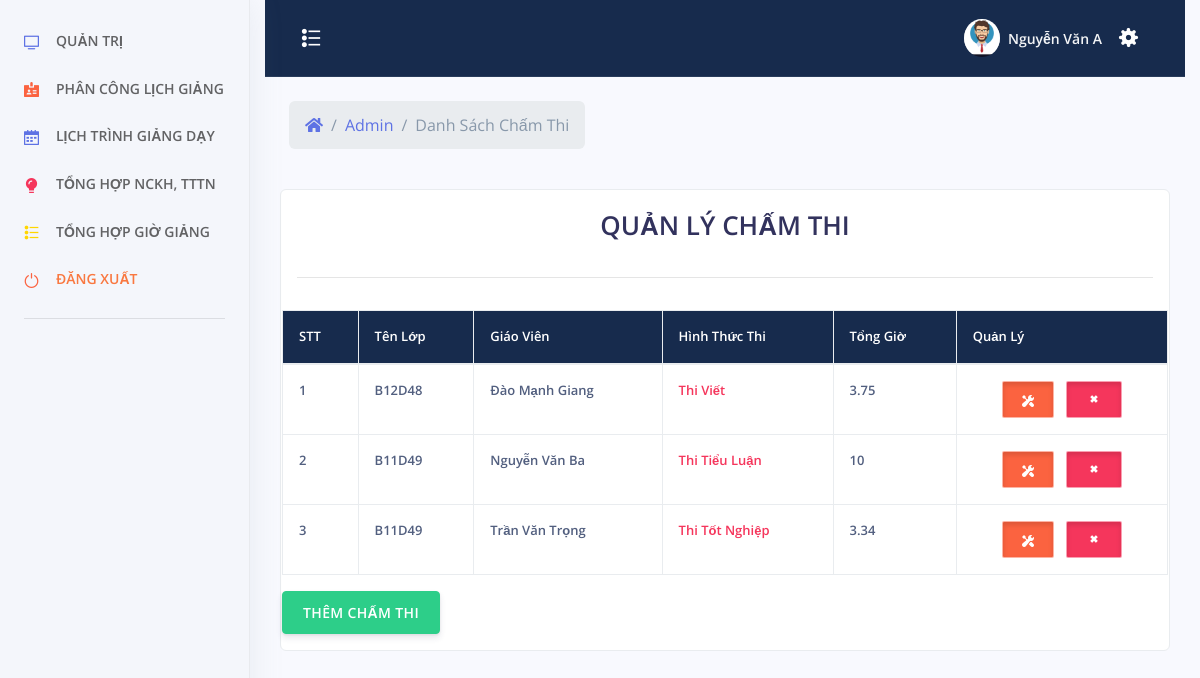
Screenshot of /admin/index.php?menu=chamthi (signed in) with the database file from the repository.
### tables this page shows
CREATE TABLE `cham_thi` (
  `id_chamthi` int(11) NOT NULL,
  `id_lop` int(11) NOT NULL,
  `hinh_thuc_cham` int(11) NOT NULL,
  `thi_viet` int(11) NOT NULL,
  `thi_tieu_luan` int(11) NOT NULL,
  `thi_van_dap` int(11) NOT NULL,
  `thi_tot_nghiep` int(11) NOT NULL,
  `id_giaovien` int(11) NOT NULL
);

CREATE TABLE `lop_hoc` (
  `id_lop` int(11) NOT NULL,
  `ten_lop` varchar(50) NOT NULL,
  `chuyen_nganh` varchar(50) NOT NULL,
  `thoi_gian` int(11) NOT NULL,
  `thoi_khoa_bieu` longtext NOT NULL,
  `quy_mo` varchar(50) NOT NULL,
  `si_so` int(11) NOT NULL,
  `id_gvphutrach` int(11) NOT NULL,
  `id_gvthamgia` int(11) NOT NULL,
  `thoigian_gv_phutrach` int(11) NOT NULL,
  `thoigian_gv_thamgia` int(11) NOT NULL,
  `thoigian_chitiet_gvphutrach` int(11) NOT NULL,
  `thoigian_chitiet_gvthamgia` int(11) NOT NULL,
  `he` varchar(50) NOT NULL,
  `so_gio_ly_thuyet` int(11) NOT NULL,
  `so_gio_ly_thuyet_gvphutrach` int(11) NOT NULL,
  `so_gio_ly_thuyet_gvthamgia` int(11) NOT NULL,
  `xemina` int(11) NOT NULL,
  `xemina_gvphutrach` int(11) NOT NULL,
  `xemina_gvthamgia` int(11) NOT NULL,
  `thaoluan` int(11) NOT NULL,
  `thaoluan_gvphutrach` int(11) NOT NULL,
  `thaoluan_gvthamgia` int(11) NOT NULL,
  `hinh_thuc_thi` varchar(50) NOT NULL,
  `tong_gio_gvphutrach` int(11) NOT NULL,
  `tong_gio_gvthamgia` int(11) NOT NULL,
  `ghi-chu` varchar(500) NOT NULL
);

CREATE TABLE `tai_khoan` (
  `id_tai_khoan` int(11) NOT NULL,
  `ten_tai_khoan` varchar(30) NOT NULL,
  `mat_khau` varchar(100) NOT NULL,
  `nhom_tai_khoan` tinyint(2) NOT NULL,
  `ten_sinh_vien` varchar(100) NOT NULL,
  `sdt` varchar(20) NOT NULL,
  `ngay_sinh` varchar(50) NOT NULL,
  `ngay_tao` datetime NOT NULL
);

### admin/chamthi.php (the view, shortened to what this page needs)
<?php
	include_once('../config/config.php');
	include_once('../header.php');
 ?>
 <?php
		if($_SESSION["taikhoan"] == NULL){ ?>
			<script>
				window.location.href="../tai-khoan/dang-nhap.php";
			</script>
		<?php }else {?>
			<div class="row align-items-center py-4">
            <div class="col-lg-6 col-7">
              <nav aria-label="breadcrumb" class="d-none d-md-inline-block ml-md-4">
                <ol class="breadcrumb breadcrumb-links breadcrumb-dark">
                  <li class="breadcrumb-item"><a href="#"><i class="fas fa-home"></i></a></li>
                  <li class="breadcrumb-item"><a href="index.php">Admin</a></li>
                  <li class="breadcrumb-item active" aria-current="page">Danh Sách Chấm Thi</li>
                </ol>
              </nav>
            </div>
          </div>
    <div style="color:#FFF" class="col-xs-12 col-sm-12 col-md-12 col-lg-12 adminhihi">
		<div class="list-group-item">
		<?php
			$sql = "SELECT * FROM `cham_thi`";
			$qr = mysqli_query($conn, $sql);
		 ?>
			<div class="caption">
			<h1 style="text-align: center">QUẢN LÝ CHẤM THI</h1>
			</div>
			<hr>
			<div class="row">
				<table class="table table-bordered">
					<tr class="chimuc">
						<th>STT</th>
						<th>Tên Lớp</th>
						<th>Giáo Viên</th>
						<th>Hình Thức Thi</th>
						<th>Tổng Giờ</th>
						<th>Quản Lý</th>
					</tr>
					<tbody>
						<?php $stt =1; ?>
					<?php while($row = mysqli_fetch_assoc($qr)){ ?>
						<tr>
							<td><?php echo $stt; $stt += 1; ?></td>
							<td>
							<?php
							$idlop = $row["id_lop"];
							$sqllop = "SELECT `ten_lop` FROM `lop_hoc` WHERE `id_lop` = '$idlop'";
							$qrlop = mysqli_query($conn, $sqllop);
							$rowlop = mysqli_fetch_assoc($qrlop);
							echo $rowlop["ten_lop"];
							?>
							<td><?php
								$idgv = $row["id_giaovien"];
								$sqlgv = "SELECT `ten_sinh_vien` FROM `tai_khoan` WHERE `id_tai_khoan` = '$idgv'";
								$qrgv = mysqli_query($conn, $sqlgv);
								$rowgv = mysqli_fetch_assoc($qrgv);
								echo $rowgv["ten_sinh_vien"];
							?>
							</td>
							<td style="color: #f5365c;">
                                <?php
                                if($row["hinh_thuc_cham"] == 1) {
                                  echo "Thi Viết";
                                }
                                else if($row["hinh_thuc_cham"] == 2)
                                {
                                  echo "Thi Tiểu Luận";
                                }
                                else if($row["hinh_thuc_cham"] == 3)
                                {
                                  echo "Thi Vấn Đáp";
                                }
                                else if($row["hinh_thuc_cham"] == 4)
                                {
                                  echo "Thi Tốt Nghiệp";
                                }
                                ?>
                                </td>
                                <td>
                                  <?php
                                  $sqllop1 = "SELECT `si_so` FROM `lop_hoc` WHERE `id_lop` = '$idlop'";
                                  $qrlop1 = mysqli_query($conn, $sqllop1);
                                  $rowlop1 = mysqli_fetch_assoc($qrlop1);
                                   if($row["hinh_thuc_cham"] == 1) {
                                    echo ((int)$rowlop1["si_so"]*0.125);
                                  }
                                  else if($row["hinh_thuc_cham"] == 2)
                                  {
                                    echo ((int)$rowlop1["si_so"]*0.5);
                                  }
                                  else if($row["hinh_thuc_cham"] == 3)
                                  {
                                    echo ((int)$rowlop1["si_so"]*0.167);
                                  }
                                  else if($row["hinh_thuc_cham"] == 4)
                                  {
                                    echo ((int)$rowlop1["si_so"]*0.167);
                                  }
                                  ?>
                                </td>
							<td align="center">
								<button type="button" id="sua" class="btn btn-warning btn-xs button-sua" title="Sửa" idsua="<?php echo $row["id_chamthi"]?>"
								lops = "<?php echo $rowlop["ten_lop"];?>"
								gvs = "<?php echo $rowgv["ten_sinh_vien"]?>"
								><span class="glyphicon glyphicon-edit"></span>
								<span class="btn-inner--icon"><i class="ni ni-settings"></i></span>
							</button>
  								<button type="button" id="xoa" xoa="<?php echo $row["id_chamthi"]?>" class="btn btn-danger btn-xs button-sua" title="Xóa"><span class="glyphicon glyphicon-trash"></span>
								  <span class="btn-inner--icon"><i class="ni ni-fat-remove"></i></span>
							</button>
							</td>
						</tr>
						<?php } ?>
					</tbody>
				</table>
<br>
<center>
	<button type="button" class="btn btn-success"  data-toggle="modal" data-target="#themadmin">THÊM CHẤM THI</button>
</center>
			</div>
		</div>
    </div>
	<?php } ?>
</div>
 <?php
	include_once('../footer.php');
 ?>

### assets/css/style.css (style rules this page uses)
i.ni.ni-fat-remove { font-size: 16px; }
span.btn-inner--icon { font-size: 12px; }
button.button-sua { width: auto; height: auto; text-align: center; padding: 7px 19px; border-radius: 2px; box-shadow: inset 0 3px 5px rgba(0, 0, 0, .125); border: 1px solid #ffffff85; }
table.table.table-bordered { border: none; }
tr.chimuc { background-color: #172b4d; }
tr.chimuc th { color: white; }
.table td, .table th { font-size: .8125rem; white-space: nowrap; font-weight: 600!important; }

### rows the page displays
cham_thi: id_lop.ten_lop "B12D48", tai_khoan.ten_sinh_vien "Đào Mạnh Giang", hinh_thuc_cham "Thi Viết", (int)$rowlop1['si_so']*0.125 "3.75"
cham_thi: id_lop.ten_lop "B11D49", tai_khoan.ten_sinh_vien "Nguyễn Văn Ba", hinh_thuc_cham "Thi Tiểu Luận", (int)$rowlop1['si_so']*0.5 "10"
cham_thi: id_lop.ten_lop "B11D49", tai_khoan.ten_sinh_vien "Trần Văn Trọng", hinh_thuc_cham "Thi Tốt Nghiệp", (int)$rowlop1['si_so']*0.167 "3.34"

### other values shown
$_SESSION["tensv"] "Nguyễn Văn A"
